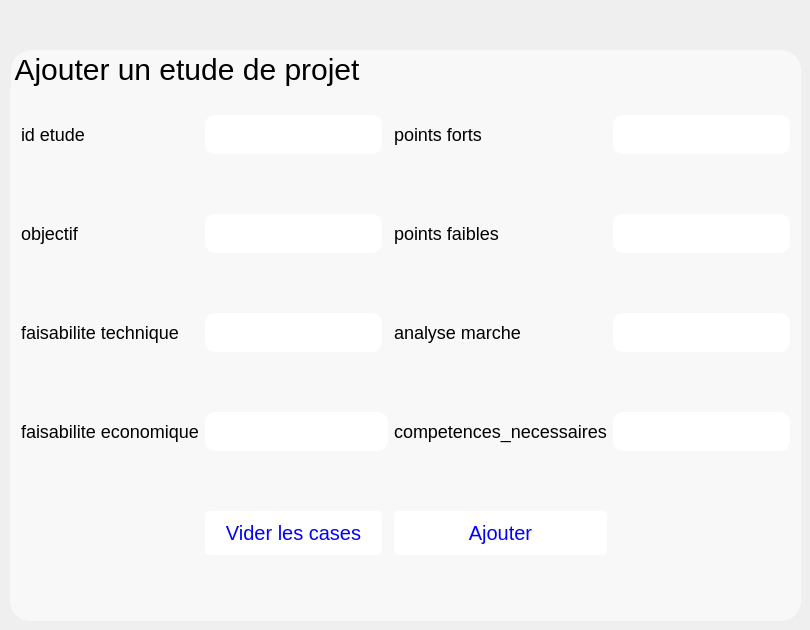
      <widget class="QWidget" name="ajout_etude">
       <widget class="QGroupBox" name="groupBox_2">
        <property name="geometry">
         <rect>
          <x>10</x>
          <y>50</y>
          <width>791</width>
          <height>571</height>
         </rect>
        </property>
        <property name="sizePolicy">
         <sizepolicy hsizetype="Fixed" vsizetype="Preferred">
          <horstretch>0</horstretch>
          <verstretch>4</verstretch>
         </sizepolicy>
        </property>
        <property name="accessibleDescription">
         <string/>
        </property>
        <property name="styleSheet">
         <string notr="true">
    QGroupBox{
border-radius: 20px; /* Rayon des coins arrondis */ 
   border: 2px solid #F8F8F8;
    font-family: 'Berlin Sans FB', sans-serif;
    font-size: 30px;
  	background-color: #F8F8F8;
}</string>
        </property>
        <property name="title">
         <string>Ajouter un etude de projet</string>
        </property>
        <layout class="QGridLayout" name="gridLayout_3">
         <item row="2" column="1">
          <widget class="QLineEdit" name="date_fin_3">
           <property name="styleSheet">
            <string notr="true">QLineEdit {
    background-color: white;
    color: black;
    border: 1px solid white;
    border-radius: 10px;
    padding: 7px; 
    selection-background-color: #6dae84;
    font-size: 18px; 
}

QLineEdit:focus {
    border: 1px solid #6dae84;
}
QlineEdit:hover{
border: 1px solid #6dae84;
}</string>
           </property>
          </widget>
         </item>
         <item row="6" column="1" colspan="2">
          <widget class="QLineEdit" name="description_3">
           <property name="styleSheet">
            <string notr="true">QLineEdit {
    background-color: white;
    color: black;
    border: 1px solid white;
    border-radius: 10px;
    padding: 7px; 
    selection-background-color: #6dae84;
    font-size: 18px; 
}

QLineEdit:focus {
    border: 1px solid #6dae84;
}
QlineEdit:hover{
border: 1px solid #6dae84;
}</string>
           </property>
          </widget>
         </item>
         <item row="6" column="4">
          <widget class="QLineEdit" name="participants_3">
           <property name="styleSheet">
            <string notr="true">QLineEdit {
    background-color: white;
    color: black;
    border: 1px solid white;
    border-radius: 10px;
    padding: 7px; 
    selection-background-color: #6dae84;
    font-size: 18px; 
}

QLineEdit:focus {
    border: 1px solid #6dae84;
}
QlineEdit:hover{
border: 1px solid #6dae84;
}</string>
           </property>
          </widget>
         </item>
         <item row="2" column="3">
          <widget class="QLabel" name="label_25">
           <property name="styleSheet">
            <string notr="true">QLabel {
    font-family: 'Berlin Sans FB', sans-serif;
    font-size: 18px;
}
</string>
           </property>
           <property name="text">
            <string>analyse marche</string>
           </property>
          </widget>
         </item>
         <item row="7" column="1">
          <widget class="QPushButton" name="pushButton_7">
           <property name="styleSheet">
            <string notr="true">QPushButton {
    
	background-color: #FFFFFF;
	    color: blue;
    padding: 10px 20px;
    border: none;
    border-radius: 5px;
    font-size: 20px;
 font-family: &quot;Berlin Sans FB&quot;, sans-serif; 
}

QPushButton:hover {
   	background-color: #F8F8F8;
    color: grey;

}

QPushButton:pressed {
background-color: #EDF1F6;
    color: black;
}</string>
           </property>
           <property name="text">
            <string>Vider les cases</string>
           </property>
           <property name="icon">
            <iconset resource="ressources.qrc">
             <normaloff>:/new/prefix1/icon/vide.png</normaloff>:/new/prefix1/icon/vide.png</iconset>
           </property>
           <property name="iconSize">
            <size>
             <width>20</width>
             <height>20</height>
            </size>
           </property>
          </widget>
         </item>
         <item row="1" column="0">
          <widget class="QLabel" name="label_26">
           <property name="styleSheet">
            <string notr="true">QLabel {
    font-family: 'Berlin Sans FB', sans-serif;
    font-size: 18px;
}
</string>
           </property>
           <property name="text">
            <string>objectif</string>
           </property>
          </widget>
         </item>
         <item row="6" column="3">
          <widget class="QLabel" name="label_27">
           <property name="styleSheet">
            <string notr="true">QLabel {
    font-family: 'Berlin Sans FB', sans-serif;
    font-size: 18px;
}
</string>
           </property>
           <property name="text">
            <string>competences_necessaires</string>
           </property>
          </widget>
         </item>
         <item row="0" column="3">
          <widget class="QLabel" name="label_28">
           <property name="styleSheet">
            <string notr="true">QLabel {
    font-family: 'Berlin Sans FB', sans-serif;
    font-size: 18px;
}
</string>
           </property>
           <property name="text">
            <string>points forts</string>
           </property>
          </widget>
         </item>
         <item row="0" column="1">
          <widget class="QLineEdit" name="nom_projet_3">
           <property name="styleSheet">
            <string notr="true">QLineEdit {
    background-color: white;
    color: black;
    border: 1px solid white;
    border-radius: 10px;
    padding: 7px; 
    selection-background-color: #6dae84;
    font-size: 18px; 
}

QLineEdit:focus {
    border: 1px solid #6dae84;
}
QlineEdit:hover{
border: 1px solid #6dae84;
}</string>
           </property>
          </widget>
         </item>
         <item row="1" column="4">
          <widget class="QLineEdit" name="responsable_3">
           <property name="styleSheet">
            <string notr="true">QLineEdit {
    background-color: white;
    color: black;
    border: 1px solid white;
    border-radius: 10px;
    padding: 7px; 
    selection-background-color: #6dae84;
    font-size: 18px; 
}

QLineEdit:focus {
    border: 1px solid #6dae84;
}
QlineEdit:hover{
border: 1px solid #6dae84;
}</string>
           </property>
          </widget>
         </item>
         <item row="7" column="3">
          <widget class="QPushButton" name="pushButton_8">
           <property name="styleSheet">
            <string notr="true">QPushButton {
    
	background-color: #FFFFFF;
	    color: blue;
    padding: 10px 20px;
    border: none;
    border-radius: 5px;
    font-size: 20px;
 font-family: &quot;Berlin Sans FB&quot;, sans-serif; 
}

QPushButton:hover {
   	background-color: #F8F8F8;
    color: grey;

}

QPushButton:pressed {
background-color: #EDF1F6;
    color: black;
}</string>
           </property>
           <property name="text">
            <string>Ajouter</string>
           </property>
           <property name="icon">
            <iconset resource="ressources.qrc">
             <normaloff>:/new/prefix1/icon/bouton-ajouter.png</normaloff>:/new/prefix1/icon/bouton-ajouter.png</iconset>
           </property>
           <property name="iconSize">
            <size>
             <width>20</width>
             <height>20</height>
            </size>
           </property>
          </widget>
         </item>
         <item row="0" column="0">
          <widget class="QLabel" name="label_29">
           <property name="styleSheet">
            <string notr="true">QLabel {
    font-family: 'Berlin Sans FB', sans-serif;
    font-size: 18px;
}
</string>
           </property>
           <property name="text">
            <string>id etude</string>
           </property>
          </widget>
         </item>
         <item row="2" column="4">
          <widget class="QLineEdit" name="budget_3">
           <property name="styleSheet">
            <string notr="true">QLineEdit {
    background-color: white;
    color: black;
    border: 1px solid white;
    border-radius: 10px;
    padding: 7px; 
    selection-background-color: #6dae84;
    font-size: 18px; 
}

QLineEdit:focus {
    border: 1px solid #6dae84;
}
QlineEdit:hover{
border: 1px solid #6dae84;
}</string>
           </property>
          </widget>
         </item>
         <item row="1" column="3">
          <widget class="QLabel" name="label_30">
           <property name="styleSheet">
            <string notr="true">QLabel {
    font-family: 'Berlin Sans FB', sans-serif;
    font-size: 18px;
}
</string>
           </property>
           <property name="text">
            <string>points faibles</string>
           </property>
          </widget>
         </item>
         <item row="6" column="0">
          <widget class="QLabel" name="label_31">
           <property name="styleSheet">
            <string notr="true">QLabel {
    font-family: 'Berlin Sans FB', sans-serif;
    font-size: 18px;
}
</string>
           </property>
           <property name="text">
            <string>faisabilite economique</string>
           </property>
          </widget>
         </item>
         <item row="1" column="1">
          <widget class="QLineEdit" name="objectif">
           <property name="styleSheet">
            <string notr="true">QLineEdit {
    background-color: white;
    color: black;
    border: 1px solid white;
    border-radius: 10px;
    padding: 7px; 
    selection-background-color: #6dae84;
    font-size: 18px; 
}

QLineEdit:focus {
    border: 1px solid #6dae84;
}
QlineEdit:hover{
border: 1px solid #6dae84;
}</string>
           </property>
          </widget>
         </item>
         <item row="2" column="0">
          <widget class="QLabel" name="label_32">
           <property name="styleSheet">
            <string notr="true">QLabel {
    font-family: 'Berlin Sans FB', sans-serif;
    font-size: 18px;
}
</string>
           </property>
           <property name="text">
            <string>faisabilite technique</string>
           </property>
          </widget>
         </item>
         <item row="0" column="4">
          <widget class="QLineEdit" name="statut_3">
           <property name="styleSheet">
            <string notr="true">QLineEdit {
    background-color: white;
    color: black;
    border: 1px solid white;
    border-radius: 10px;
    padding: 7px; 
    selection-background-color: #6dae84;
    font-size: 18px; 
}

QLineEdit:focus {
    border: 1px solid #6dae84;
}
QlineEdit:hover{
border: 1px solid #6dae84;
}</string>
           </property>
          </widget>
         </item>
        </layout>
       </widget>
      </widget>
